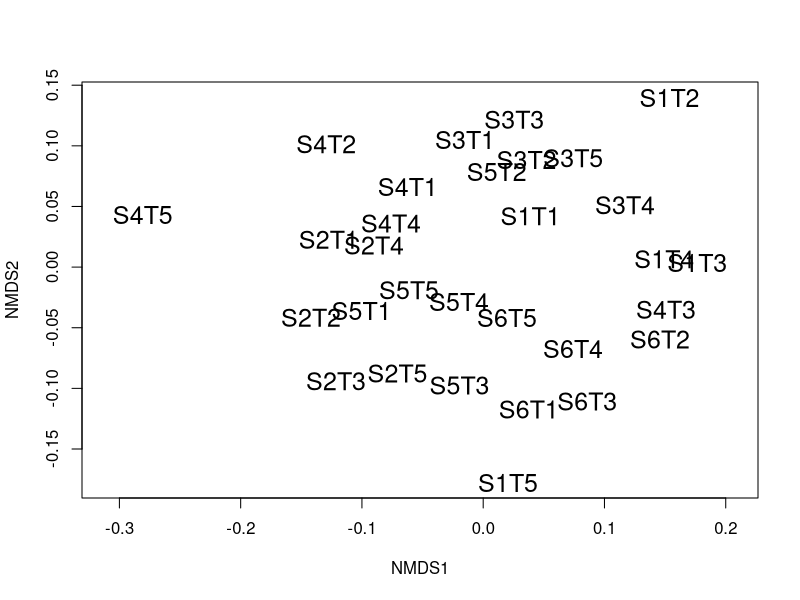
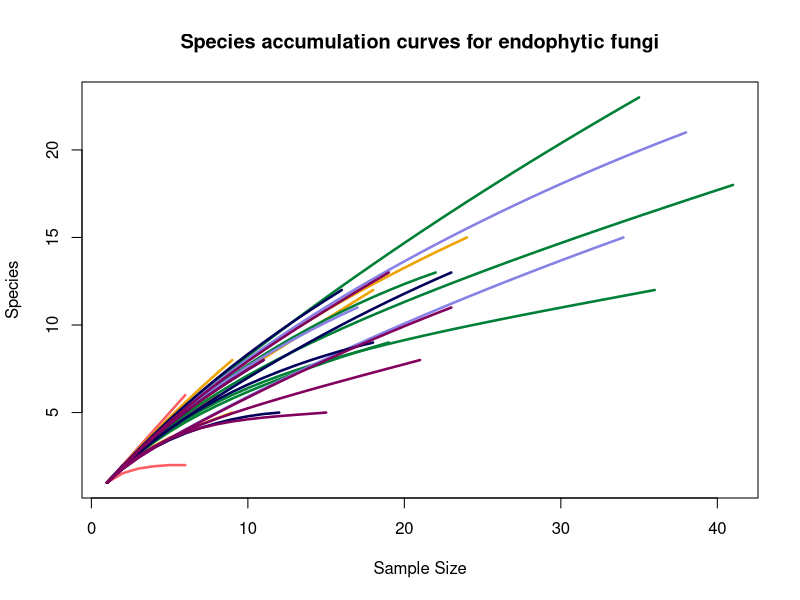

R code for these plots, in order: (Note: this script raises an error after producing the figures.)
# Draft of R script to perform some ecological analyses on clustered data
# originating from single Sanger ITS reads

# Originally written by Naupaka Zimmerman
# nzimmerman@usfca.edu
# August 24, 2017

## TODO: Fix paths for the files

# load libraries
library("dplyr")
library("tidyr")
library("vegan")

# load files
otus <- read.table("seq_with_OTU_ID.txt")
groups <- read.table("groupfile.tsv")
trees <- read.csv("metadata/M_excel_tree_metadata.csv",
                  stringsAsFactors = FALSE)

# count by groups instead of trees
otu_table <- otus %>%
  left_join(groups, by = c("V1" = "V1")) %>%
  group_by(V2.x, V2.y) %>%
  summarize(count = n()) %>%
  spread(V2.x, count, fill = 0)

# get rid of rows with NA
otu_table <- as.data.frame(na.omit(otu_table))

# fix row name problems for vegan
row.names(otu_table) <- otu_table[, 1]
otu_table <- otu_table[, -1]

# drop out USF test sample
otu_table <- otu_table[1:30,]

# do and plot ordination with this matrix
plot(metaMDS(otu_table), type = "t", display = "sites", cex = 1.5)

# fix row names to be more readable
row.names(otu_table) <- c(paste("Balboa - Tree", 1:5),
                         paste("Downtown - Tree", 1:5),
                         paste("Mt. Davidson - Tree", 1:5),
                         paste("Bay - Tree", 1:5),
                         paste("Freeway - Tree", 1:5),
                         paste("Ocean - Tree", 1:5))


#save a pdf of the rarefaction curve
pdf("figures/prelim_rarecurve.pdf")
rare_color = c(rep("#ff5e62", 5),
               rep("#f0a200", 5),
               rep("#007f36", 5),
               rep("#8781e6", 5),
               rep("#00005a", 5),
               rep("#81005e", 5))

group_labels <- c(rep("Balboa", 5),
                  rep("Downtown", 5),
                  rep("Mt. Davidson", 5),
                  rep("Bay", 5),
                  rep("Freeway", 5),
                  rep("Ocean", 5))

rarecurve(otu_table,
          main = "Species accumulation curves for endophytic fungi",
          col = rare_color,
          label = false,
          lwd = 2.5)

legend("bottomright",
       legend = levels(factor(group_labels)),
       pch = 16,
       cex = 1,
       pt.cex = 2,
       col = c(rep("#ff5e62"),
               rep("#8781e6"),
               rep("#f0a200"),
               rep("#00005a"),
               rep("#007f36"),
               rep("#81005e")))
dev.off()

# some more species accumulation curves
plot(colSums(otu_table))
plot(specaccum(otu_table, method = "rare"), xvar = "individuals")


# more sophisticaed multi-step ordination plotting
ord_obj <- metaMDS(otu_table)

#make a subset that only containt trees from the second round of sampling
trees_aug <- subset(trees, as.POSIXct(trees$Date_sampled) > as.POSIXct("2017-08-01"))

adonis(otu_table ~ trees_aug$DBH_cm)

pdf("figures/prelim_ordination_proper_color.pdf")
plot(ord_obj,
     display = "sites",
     type = "n",
     main = "NMDS ordination of fungal community composition")

points(ord_obj,
       display = "sites",
       col = c(rep("#ff5e62", 5),
               rep("#f0a200", 5),
               rep("#007f36", 5),
               rep("#8781e6", 5),
               rep("#00005a", 5),
               rep("#81005e", 5)),
       cex = 4,
       pch = 16)

legend("bottomleft",
       legend = levels(factor(group_labels)),
       pch = 16,
       cex = 1,
       pt.cex = 2,
       col = c(rep("#ff5e62"),
               rep("#8781e6"),
               rep("#f0a200"),
               rep("#00005a"),
               rep("#007f36"),
               rep("#81005e")))

ordiellipse(ord_obj,
            groups =group_labels,
            label = FALSE,
            col = c(rep("#ff5e62"),
                    rep("#8781e6"),
                    rep("#f0a200"),
                    rep("#00005a"),
                    rep("#007f36"),
                    rep("#81005e")),
            lwd = 7)
dev.off()
